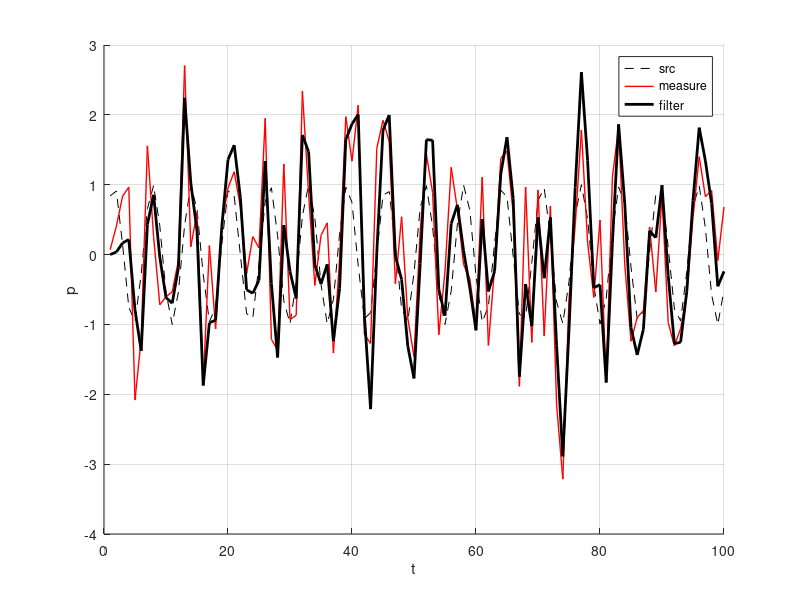

The MATLAB script that drew this image:
clc; clear; close all;

% generate signal data
size = 100;
t = 1:size;
n = length(t);
X = zeros(2, size); % [p; v]

std = 1;
src = sin(t);
y = src + randn(1,size)*std; % measurement

P = [0.0001, 0; 0, 0];

% EKF
Q = [0.1, 0; 0, 0.001];
R = std^2;

figure; 
hold on; grid on;
for i=2:n
   % predict
   A = [1, 1; -1, 1];    % jacobi, deltaF / deltaX
   X_ = X(:, i-1) + [X(2, i-1); -X(1, i-1)]*1;
   P_ = A * P * A' + Q;
   
   % udpate
   C = [1, 0]; % jacobi, deltaH / deltaX
   K = P_ * C' * inv(C * P_ * C' + R);
   X(:, i) = X_ + K * (y(i) - X_(1));
   P = (eye(2) - K*C) * P_;

end
plot(t, src, 'k--');
plot(t, y, 'r', 'LineWidth',1);
plot(t, X(1, :), 'k', 'LineWidth', 2);
legend('src' ,'measure', 'filter');
xlabel('t');
ylabel('p');



